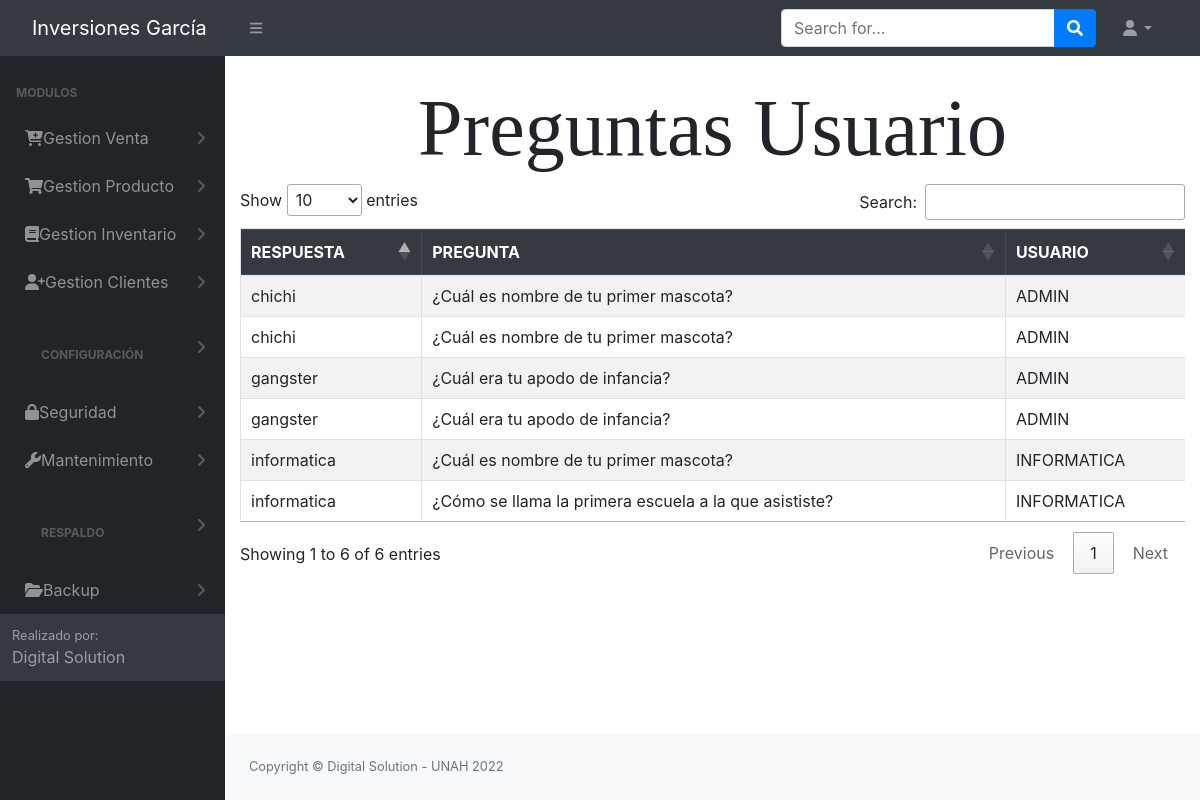
The page /src/preguntas_usuarios.php (signed in) on the database its author committed.
### tables this page shows
CREATE TABLE `tbl_permisos` (
  `id_permiso` int(11) NOT NULL AUTO_INCREMENT,
  `id_rol` int(11) NOT NULL,
  `permiso_insercion` int(11) NOT NULL,
  `permiso_eliminacion` int(11) NOT NULL,
  `permiso_modificar` int(11) NOT NULL,
  `permiso_consultar` int(11) NOT NULL,
  `id_objeto` int(11) NOT NULL,
  `pdf` int(11) NOT NULL,
  PRIMARY KEY (`id_permiso`),
  KEY `id_objeto` (`id_objeto`),
  KEY `id_rol` (`id_rol`)
);

CREATE TABLE `tbl_modulos` (
  `id_objeto` int(11) NOT NULL AUTO_INCREMENT,
  `Objeto` varchar(100) NOT NULL,
  `descripcion_objeto` varchar(30) NOT NULL,
  `id_padre` int(11) NOT NULL,
  `URL` varchar(100) NOT NULL,
  PRIMARY KEY (`id_objeto`)
);

### config/conex.php (called while the page is built, shortened)
<?php
     function getConexion()
    {
        $db = new PDO('mysql:host=localhost:3306;dbname=bd_inversiones_garcia', 'root', '');
        return $db;
    }
?>

### controladores/controlador_preguntas_usuario.php (called while the page is built, shortened)
<?php
    require_once '../modelos/modelo_preguntas_usuario.php';
    function ListarPregunta(){
        $modeloPregunta = new Pregunta();
        $resultado = $modeloPregunta->get_pregunta_usuario();
        return $resultado;
    }
?>

### modelos/modelo_preguntas_usuario.php (called while the page is built, shortened)
<?php
class Pregunta
{
    private $db;
    private $Pregunta;
    public function __construct()
    {
        $this->db = getConexion();
        $this->Pregunta = array();
    }
    private function setNames()
    {
        return $this->db->query("SET NAMES 'utf8'");
    }
    public function get_pregunta_usuario(){
        $this->db = getConexion();
        self::setNames();
        $sql = "SELECT pU.RESPUESTA as RESPUESTA, p.PREGUNTA AS PREGUNTA, u.USUARIO AS USUARIO
        FROM tbl_preguntas_usuario as pU inner join tbl_usuario as u on pU.ID_USUARIO = u.ID_USUARIO
        inner join tbl_preguntas as p on pU.ID_PREGUNTA = p.ID_PREGUNTA;";
        $resultado = $this->db->query($sql);
        foreach ($resultado as $resp) {
            $this->Pregunta[] = $resp;
        }
        return $this->Pregunta;
        $this->db = null;
    }
}
?>

### src/preguntas_usuarios.php (the view, shortened to what this page needs)
<?php include_once "../Login/header.php";
include_once '../controladores/controlador_preguntas_usuario.php';
?>
<h1 class=" text-center" id="letra"> Preguntas Usuario </h1>
<div class="container-fluid">
    <div class="row">
        <div class="col-lg-12">
            <div class="table-responsive">
                <table class="table table-striped table-bordered" id="table">
                <thead class="thead-dark">
                        <tr>
                            <th>RESPUESTA</th>
                            <th>PREGUNTA</th>
                            <th>USUARIO</th>
                        </tr>
                    </thead>
                    <tbody>
                        <?php
                        $resultado = ListarPregunta();
                        foreach ($resultado as $Pregunta) {
                            echo "<tr>";
                            echo "<td>" . $Pregunta['RESPUESTA'] . "</td>";
                            echo "<td>" . $Pregunta['PREGUNTA'] . "</td>";
                            echo "<td>" . $Pregunta['USUARIO'] . "</td>";
                            echo "</tr>";
                        }
                        ?>
                    </tbody>
                </table>
            </div>
        </div>
    </div>
</div>
<?php include_once "../Login/footer.php"; ?>

### Login/header.php (shortened to what this page needs)
<?php
include '../config/conn.php';
?>
<!DOCTYPE html>
<html lang="en">
    <head>
        <link href="https://cdn.jsdelivr.net/npm/simple-datatables@latest/dist/style.css" rel="stylesheet" />
        <link href="../dist/css/styles.css" rel="stylesheet" />
        <link rel="stylesheet" href="../Login/vendors/x/dist/notiflix-3.2.5.min.css" />
        <link rel="stylesheet" href="https://cdnjs.cloudflare.com/ajax/libs/twitter-bootstrap/4.1.3/css/bootstrap.css">
        <link rel="stylesheet" href="https://cdn.datatables.net/1.10.20/css/dataTables.bootstrap4.min.css">
        <link rel="stylesheet" type="text/css" href="assets/css/main.css">
        <link rel="stylesheet" type="text/css" href="assets/css/style.css">
        <link href="https://cdn.jsdelivr.net/npm/bootstrap@5.1.3/dist/css/bootstrap.min.css" rel="stylesheet">
        <link href="../dist/css/contenedor.css" rel="stylesheet" />
        <link href="../Login/vendors/bootstrap/dist/css/bootstrap.min.css" rel="stylesheet">
        <link rel="stylesheet" href="../Login/vendors/notiflix/dist/notiflix-3.2.5.min.css" />
        <link rel="stylesheet" href="https://cdnjs.cloudflare.com/ajax/libs/font-awesome/5.7.2/css/all.min.css" />
        <link rel="stylesheet" href="https://cdnjs.cloudflare.com/ajax/libs/simple-line-icons/2.4.1/css/simple-line-icons.css" />
        <link rel="stylesheet" href="https://cdn.datatables.net/1.10.19/css/jquery.dataTables.min.css" />
        <link rel="stylesheet" href="https://cdn.datatables.net/buttons/1.5.6/css/buttons.dataTables.min.css" />
    </head>
    <body class="sb-nav-fixed">
        <nav class="sb-topnav navbar navbar-expand navbar-dark bg-dark">
            <a class="navbar-brand ps-3" id="titulo_menu" href="../dist/home.php">  Inversiones García  </a>
            <button class="btn btn-link btn-sm order-1 order-lg-0 me-4 me-lg-0" id="sidebarToggle" href="#!"><i class="fas fa-bars"></i></button>
            <form class="d-none d-md-inline-block form-inline ms-auto me-0 me-md-3 my-2 my-md-0">
                <div class="input-group">
                    <input class="form-control" type="text" placeholder="Search for..." aria-label="Search for..." aria-describedby="btnNavbarSearch" />
                    <button class="btn btn-primary" id="btnNavbarSearch" type="button"><i class="fas fa-search"></i></button>
                </div>
            </form>
            <ul class="navbar-nav ms-auto ms-md-0 me-3 me-lg-4">
                <li class="nav-item dropdown">
                    <a class="nav-link dropdown-toggle" id="navbarDropdown" href="#" role="button" data-bs-toggle="dropdown" aria-expanded="false"><i class="fas fa-user fa-fw"></i></a>
                </li>
            </ul>
        </nav>
        <div id="layoutSidenav">
            <div id="layoutSidenav_nav">
                <nav class="sb-sidenav accordion sb-sidenav-dark" id="sidenavAccordion">
                    <div class="sb-sidenav-menu">
                        <div class="nav">
                            <div class="sb-sidenav-menu-heading">Modulos</div>
                            <?php
                            $rol = $_SESSION['rol'];
                            $result = mysqli_query($conn, "select * from tbl_modulos tm inner join tbl_permisos tp ON tm.ID_OBJETO = tp.ID_OBJETO where tm.ID_PADRE = 0 and tp.permiso_consultar = 1 and tp.ID_ROL = '$rol'"); ?>
                            <?php foreach ($result as $i) : ?>
                                <a class="nav-link collapsed" href="#" data-bs-toggle="collapse" data-bs-target="#pagesCollapsePersonas<?= $i['id_objeto'] ?>" aria-expanded="false" aria-controls="pagesCollapseError">
                                    &nbsp;&nbsp;<?= $i['Objeto'] ?>
                                    <div class="sb-sidenav-collapse-arrow"><i class="fas fa-angle-down"></i></div>
                                </a>
                            <?php endforeach; ?>
                    </div>
                    <div class="sb-sidenav-footer">
                        <div class="small">Realizado por:</div>
                        Digital Solution
                    </div>
                </nav>
            </div>
            <div id="layoutSidenav_content"> <br>

### src/assets/css/style.css (style rules this page uses)
.row { display: -webkit-box; display: -ms-flexbox; display: flex; -ms-flex-wrap: wrap; flex-wrap: wrap; margin-right: -5px; margin-left: -5px; }

### src/preguntas_usuarios.php (style rules this page uses)
h1 { font-family: Vladimir Script; font-size: 80px; }

### rows shown on the page
tbl_permisos: id_objeto.Objeto "Gestion Venta"
tbl_permisos: id_objeto.Objeto "Gestion Producto"
tbl_permisos: id_objeto.Objeto "Gestion Inventario"
tbl_permisos: id_objeto.Objeto "Gestion Clientes"
tbl_permisos: id_objeto.Objeto "CONFIGURACIÓN"
tbl_permisos: id_objeto.Objeto "Seguridad"
tbl_permisos: id_objeto.Objeto "Mantenimiento"
tbl_permisos: id_objeto.Objeto "RESPALDO"
tbl_permisos: id_objeto.Objeto "Backup"

### other values the page prints
$Pregunta['RESPUESTA'] "chichi"
$Pregunta['PREGUNTA'] "¿Cuál es nombre de tu primer mascota?"
$Pregunta['USUARIO'] "ADMIN"
$Pregunta['RESPUESTA'] "gangster"
$Pregunta['PREGUNTA'] "¿Cuál era tu apodo de infancia?"
$Pregunta['RESPUESTA'] "informatica"
$Pregunta['USUARIO'] "INFORMATICA"
$Pregunta['PREGUNTA'] "¿Cómo se llama la primera escuela a la que asististe?"
